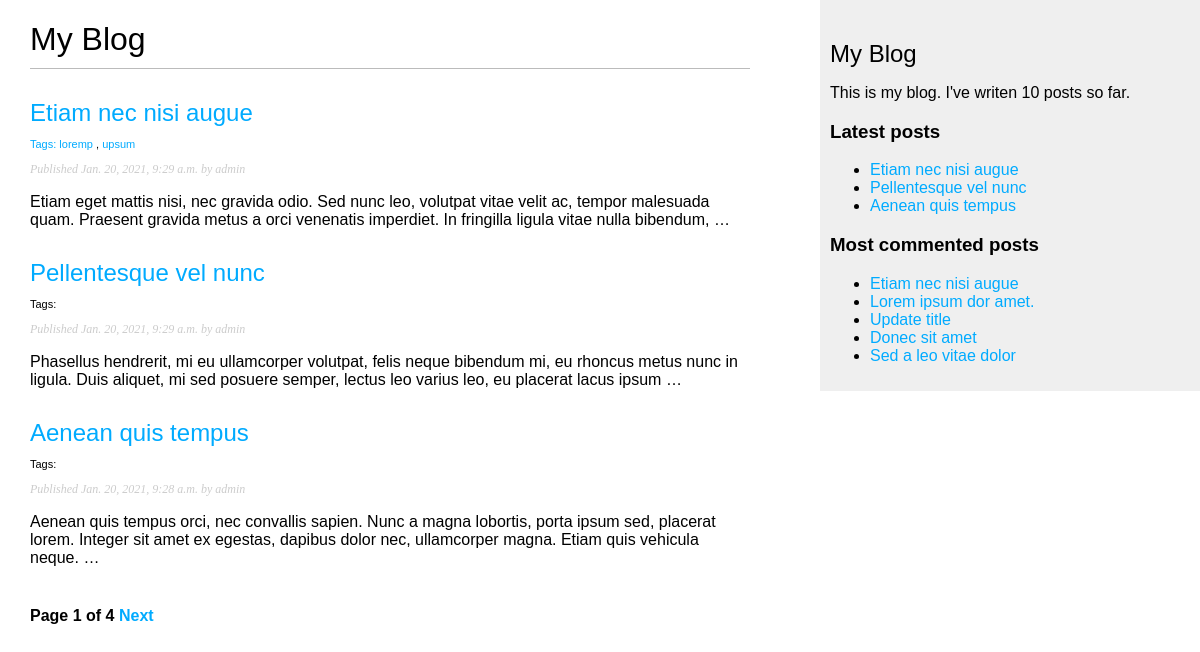
/, run on an earlier commit of the app's database.
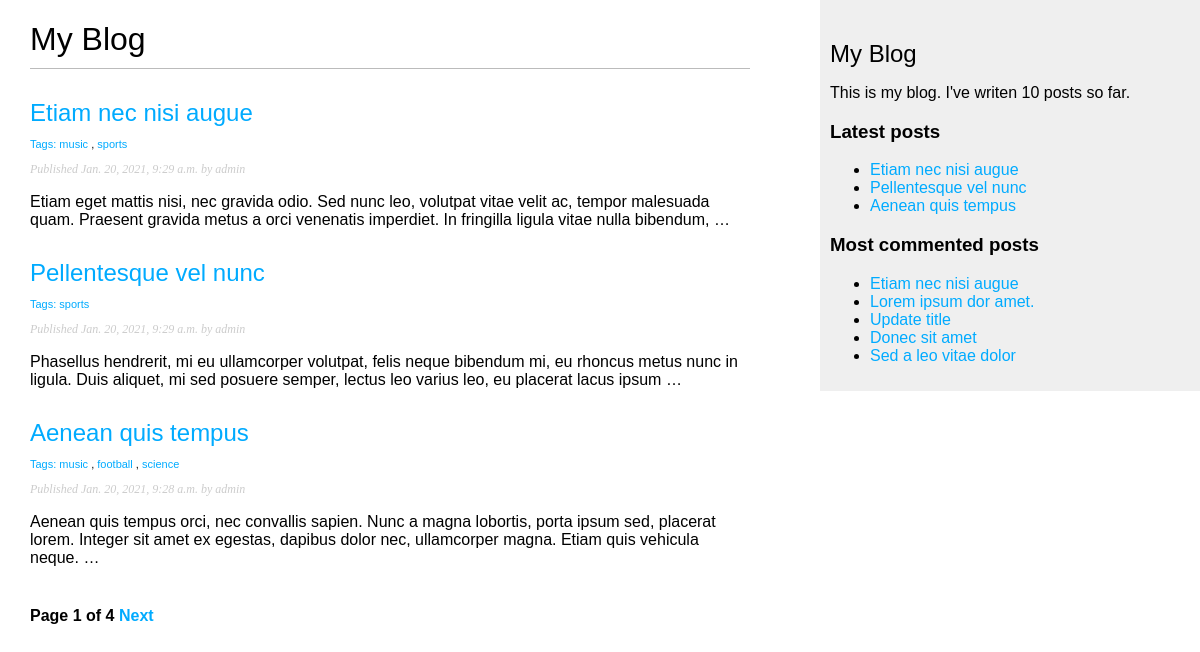
And on a later commit of the database.
### blog/models.py (models this page shows, shortened)
class Post(models.Model):
    STATUS_CHOICES = (
        ('draft', 'Draft'),
        ('published', 'Published'),
    )
    title = models.CharField(max_length=250)
    slug = models.SlugField(max_length=250, unique_for_date='publish')
    author = models.ForeignKey(User, on_delete=models.CASCADE, related_name='blog_posts')
    body = models.TextField()
    publish = models.DateTimeField(default=timezone.now)
    created = models.DateTimeField(auto_now_add=True)
    updated = models.DateTimeField(auto_now=True)
    status = models.CharField(max_length=10, choices=STATUS_CHOICES, default='draft')
    tags = TaggableManager()
    objects = models.Manager()
    published = PublishedManager()
    class Meta:
        ordering = ('-publish',)
    def get_absolute_url(self):
        return reverse("blog:post_detail", args=[self.publish.year, self.publish.month, self.publish.day, self.slug])

### blog/views.py (the view)
# urls.py: path('', views.post_list, name='post_list'),
def post_list(request, tag_slug=None):
    object_list = Post.published.all()
    tag = None
    if tag_slug:
        tag = get_object_or_404(Tag, slug=tag_slug)
        object_list = object_list.filter(tags__in = [tag])
    paginator = Paginator(object_list,3) # 3 posts in each page
    page = request.GET.get('page') # http://127.0.0.1:8000/blog/?page=3
    try:
        posts = paginator.page(page)
    except PageNotAnInteger:
        posts = paginator.page(1)
    except EmptyPage:
        posts = paginator.page(paginator.num_pages)
    return render(request, 'blog/post/list.html', {'page': page, 'posts': posts,'tag':tag } )

### blog/models.py (called while the page is built)
    def get_queryset(self):
        return super(PublishedManager, self).get_queryset().filter(status='published')

### blog/templatetags/blog_tags.py (called while the page is built)
@register.simple_tag
def total_posts():
    return Post.published.count()

@register.inclusion_tag('blog/post/latest_posts.html')
def show_latest_posts(count = 5):
    latest_posts = Post.published.order_by('-publish')[:count]
    return { 'latest_posts': latest_posts }

@register.simple_tag
def get_most_commented_posts(count = 5):
    return Post.published.annotate(total_comments = Count('comments')).order_by('-total_comments')[:count]

@register.filter(name='markdown')
def markdown_filter(text):
    return mark_safe(markdown.markdown(text))

### blog/templates/blog/post/list.html (shortened to what this page needs)
{% extends 'blog/base.html' %}
{% load blog_tags %}
{% block content %}
<h1>My Blog</h1>
    {% for post  in posts  %}
        <h2>
            <a href="{{ post.get_absolute_url }}">
                {{ post.title }}
                <p class="tags">Tags:
                     {% for tag in post.tags.all %}
                        <a href="{% url "blog:post_list_by_tag" tag.slug %}">
                            {{ tag.name }}</a>
                        {% if not forloop.last %}, {% endif %}
                     {% endfor %}
                </p>
            </a>
        </h2>
        <p class="date">
            Published {{ post.publish }} by {{ post.author }}
        </p>
        {{ post.body | markdown | truncatewords_html:30}}
    {% endfor %}
    {% include "pagination.html" with page=posts %}
{% endblock content %}

### blog/templates/blog/base.html (shortened to what this page needs)
{% load blog_tags %}
{% load static %}
<!DOCTYPE html>
<html lang="en">
<head>
    <link href="{% static 'css/blog.css' %}" rel="stylesheet">
</head>
<body>
    <div id="content">
        {% block content %}
        {% endblock content %}
    </div>
    <div id="sidebar">
        <h2>My Blog</h2>
        <p>This is my blog. I've writen {% total_posts %} posts so far.</p>
        <h3>Latest posts</h3>
        {% show_latest_posts 3 %}
        <h3>Most commented posts</h3>
        {% get_most_commented_posts as most_commented_posts %}
        <ul>
            {% for post in most_commented_posts %}
                <li>
                    <a href="{{ post.get_absolute_url }}">{{post.title}}</a>
                </li>
            {% endfor %}
        </ul>
    </div>
</body>
</html>

### blog/templates/pagination.html (shortened to what this page needs)
<div class="pagination">
    <span class="step-links">
            <span class="current">
                Page {{ page.number }} of {{ page.paginator.num_pages }}
            </span>
        {% if page.has_next %}
            <a href="?page={{ page.next_page_number }}">Next</a>
        {% endif %}
    </span>
</div>

### blog/templates/blog/post/latest_posts.html
<ul>
    {% for post in latest_posts %}
        <li>
            <a href="{{ post.get_absolute_url }}">{{ post.title }}</a>
        </li>
    {% endfor %}
</ul>

### blog/static/css/blog.css (style rules this page uses)
body { margin:0; padding:0; font-family:helvetica, sans-serif; }
a { color:#00abff; text-decoration:none; }
h1 { font-weight:normal; border-bottom:1px solid #bbb; padding:0 0 10px 0; }
h2 { font-weight:normal; margin:30px 0 0; }
#content { float:left; width:60%; padding:0 0 0 30px; }
#sidebar { float:right; width:30%; padding:10px; background:#efefef; height:100%; }
p.date { color:#ccc; font-family: georgia, serif; font-size: 12px; font-style: italic; }
.pagination { margin:40px 0; font-weight:bold; }
.tags { color: black; font-size: 11px; }

What changed in the data, as far as the page shows it:
changed Post "Etiam nec nisi augue": loses Tag (name "loremp"); loses Tag (name "upsum"); gains Tag (name "music")
added Tag: name "sports"
changed Post "Aenean quis tempus": gains Tag (name "music")
added Tag: name "football", shown under Post "Aenean quis tempus"
added Tag: name "science", shown under Post "Aenean quis tempus"
